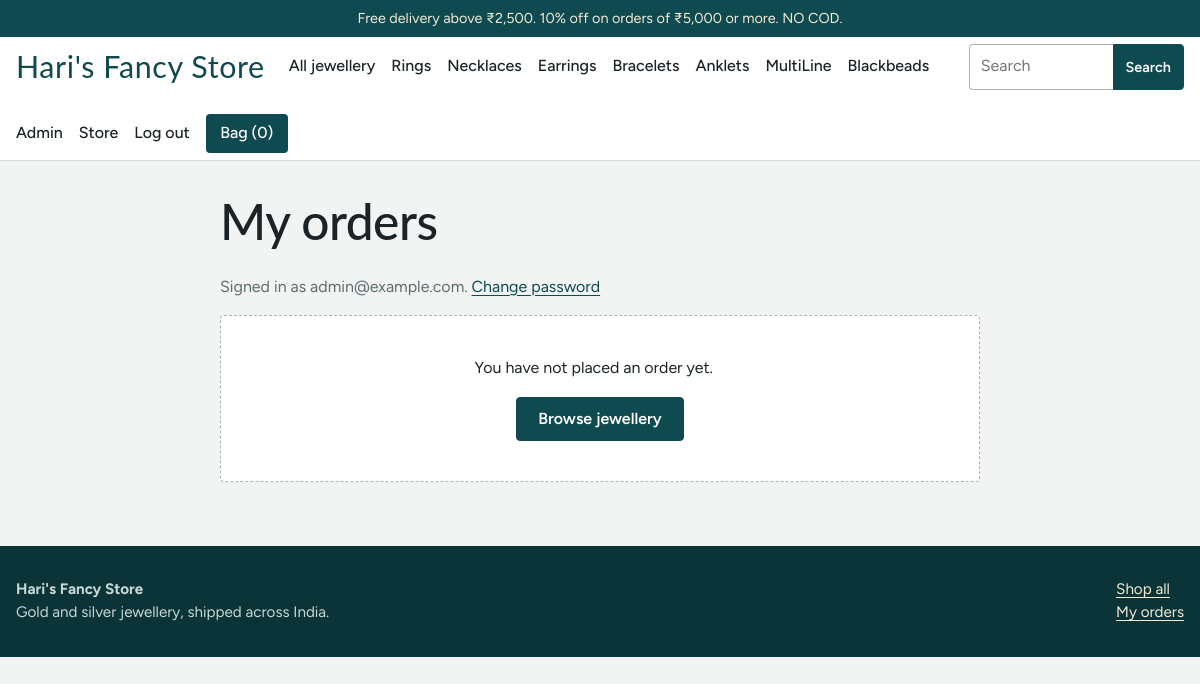
/account (signed in), run on the app's committed database.
### tables this page shows
CREATE TABLE categories (
  id INTEGER PRIMARY KEY AUTOINCREMENT,
  name TEXT NOT NULL UNIQUE,
  slug TEXT NOT NULL UNIQUE
);

CREATE TABLE users (
  id INTEGER PRIMARY KEY AUTOINCREMENT,
  name TEXT NOT NULL,
  email TEXT NOT NULL UNIQUE,
  password_hash TEXT NOT NULL,
  is_admin INTEGER NOT NULL DEFAULT 0,
  created_at TEXT NOT NULL DEFAULT CURRENT_TIMESTAMP
);

### app.py (the view)
@app.route("/account")
@login_required
def account():
    orders = get_db().execute(
        "SELECT * FROM orders WHERE user_id=? ORDER BY id DESC", (g.user["id"],)).fetchall()
    return render_template("account.html", orders=orders)

### app.py (called while the page is built)
def get_db():
    if "db" not in g:
        conn = sqlite3.connect(DB_PATH, isolation_level=None, timeout=15)
        conn.row_factory = sqlite3.Row
        conn.execute("PRAGMA foreign_keys = ON")
        conn.execute("PRAGMA journal_mode = WAL")
        g.db = conn
    return g.db

def inr(n):
    n = int(n or 0)
    s = str(abs(n))
    if len(s) > 3:
        head, tail = s[:-3], s[-3:]
        parts = []
        while len(head) > 2:
            parts.insert(0, head[-2:])
            head = head[:-2]
        if head:
            parts.insert(0, head)
        s = ",".join(parts + [tail])
    return ("-" if n < 0 else "") + "₹" + s

def offer_short(o):
    return f"{o['value']}% off" if o["kind"] == "percent" else f"{inr(o['value'])} off"

def offer_text(o):
    when = f"on orders of {inr(o['min_subtotal'])} or more" if o["min_subtotal"] else "on every order"
    cap = f" (up to {inr(o['max_discount'])})" if o["kind"] == "percent" and o["max_discount"] else ""
    return f"{offer_short(o)} {when}{cap}"

@app.before_request
def load_user():
    g.user = None
    uid = session.get("user_id")
    if uid:
        g.user = get_db().execute("SELECT * FROM users WHERE id=?", (uid,)).fetchone()
        if g.user is None:
            session.pop("user_id", None)

@app.before_request
def csrf_protect():
    if request.method == "POST":
        token = session.get("csrf")
        if not token or not secrets.compare_digest(token, request.form.get("csrf", "")):
            abort(400, "Your session expired. Go back, reload the page and try again.")

def csrf_token():
    if "csrf" not in session:
        session["csrf"] = secrets.token_hex(16)
    return session["csrf"]

@app.context_processor
def inject():
    bag = session.get("bag") or {}
    return {
        "store_name": STORE_NAME,
        "user": g.get("user"),
        "bag_count": sum(int(q) for q in bag.values()),
        "nav_categories": get_db().execute(
            "SELECT * FROM categories ORDER BY id").fetchall(),
        "top_offers": [offer_text(o) for o in get_db().execute(
            "SELECT * FROM offers WHERE active=1 AND code IS NULL "
            "AND (expires_on IS NULL OR expires_on >= ?) ORDER BY min_subtotal LIMIT 2",
            (date.today().isoformat(),))],
        "statuses": ORDER_STATUSES,
        "free_ship": FREE_SHIPPING_ABOVE,
        "ship_fee": SHIPPING_FEE,
        "pay_labels": PAYMENT_LABELS,
    }

### templates/account.html (shortened to what this page needs)
{% extends "base.html" %}
{% block content %}
<div class="mid page-pad">
  <h1>My orders</h1>
  <p class="muted">Signed in as {{ user.email }}. <a href="{{ url_for('change_password') }}">Change password</a></p>
  {% if orders %}
  <div class="tablewrap"><table>
    <thead><tr><th>Order</th><th>Date</th><th>Status</th><th class="num">Total</th></tr></thead>
    <tbody>{% for o in orders %}
      <tr><td><a href="{{ url_for('order_view', oid=o.id) }}">{{ o.id|order_no }}</a></td><td>{{ o.created_at|date }}</td><td><span class="badge {{ o.status|lower }}">{{ o.status }}</span></td><td class="num">{{ o.total|inr }}</td></tr>
    {% endfor %}</tbody>
  </table></div>
  {% else %}
  <div class="empty"><p>You have not placed an order yet.</p><a class="btn" href="{{ url_for('shop') }}">Browse jewellery</a></div>
  {% endif %}
</div>
{% endblock %}

### templates/base.html (shortened to what this page needs)
<!doctype html>
<html lang="en">
<head>
<link rel="stylesheet" href="{{ url_for('static', filename='style.css') }}">
</head>
<body>
<div class="top">Free delivery above {{ free_ship|inr }}.{% for t in top_offers %} {{ t }}.{% endfor %} NO COD.</div>
<header class="site">
  <div class="wrap bar">
    <a class="logo" href="{{ url_for('home') }}">{{ store_name }}</a>
    <nav class="main" aria-label="Categories">
      <a href="{{ url_for('shop') }}">All jewellery</a>
      {% for c in nav_categories %}<a href="{{ url_for('shop', cat=c.slug) }}">{{ c.name }}</a>{% endfor %}
    </nav>
    <form class="search" action="{{ url_for('shop') }}" role="search">
      <input id="q" name="q" type="search" placeholder="Search" value="{{ request.args.get('q','') }}">
      <button class="btn small" type="submit">Search</button>
    </form>
    <div class="acct">
      {% if user %}
        {% if user.is_admin %}<a href="{{ url_for('admin_dashboard') }}">Admin</a>{% endif %}
        <a href="{{ url_for('account') }}">{{ user.name.split()[0] }}</a>
        <form method="post" action="{{ url_for('logout') }}"><input type="hidden" name="csrf" value="{{ csrf_token() }}"><button class="link" type="submit">Log out</button></form>
      {% else %}
        <a href="{{ url_for('login') }}">Log in</a>
      {% endif %}
      <a class="bagbtn" href="{{ url_for('bag') }}">Bag ({{ bag_count }})</a>
    </div>
  </div>
</header>
<main>
  {% block content %}{% endblock %}
</main>
<footer class="site">
  <div class="wrap">
    <div><strong>{{ store_name }}</strong><br>Gold and silver jewellery, shipped across India.</div>
    <div><a href="{{ url_for('shop') }}">Shop all</a><br><a href="{{ url_for('account') }}">My orders</a></div>
  </div>
</footer>
</body>
</html>

### static/style.css (style rules this page uses)
:root { --pearl: #F1F4F3; --paper: #FFFFFF; --ink: #1B2326; --muted: #5F6D70; --line: #D5DCDB; --teal: #0E4A4F; --teal-deep: #0A3438; --gold: #B5832A; --gold-soft: #E8D3A4; --ruby: #9B1C3A; --ok: #2F6B45; --radius: 4px; --display: "Nunito Sans", "Lato", Georgia, serif; --body: "Figtree", system-ui, -apple-system, "Segoe UI", sans-serif; }
* { box-sizing: border-box; }
html { -webkit-text-size-adjust: 100%; }
body { margin: 0; background: var(--pearl); color: var(--ink); font: 400 16px/1.55 var(--body); }
a { color: var(--teal); text-underline-offset: 3px; }
h1, h2, h3 { font-family: var(--display); font-weight: 500; line-height: 1.15; margin: 0 0 .5em; letter-spacing: -.01em; }
h1 { font-size: clamp(2rem, 4.5vw, 3.1rem); }
p { margin: 0 0 1em; max-width: 68ch; }
.muted { color: var(--muted); }
.wrap { width: min(1180px, 100% - 2rem); margin-inline: auto; }
.mid { width: min(760px, 100% - 2rem); margin-inline: auto; }
.top { background: var(--teal); color: #F4EBD6; font-size: .9rem; text-align: center; padding: .45rem 1rem; }
header.site { background: var(--paper); border-bottom: 1px solid var(--line); position: sticky; top: 0; z-index: 20; }
.bar { display: flex; align-items: center; gap: 1.5rem; min-height: 68px; flex-wrap: wrap; padding-block: .4rem; }
.logo { font-family: var(--display); font-size: 1.9rem; color: var(--teal); text-decoration: none; letter-spacing: .02em; }
nav.main { display: flex; gap: 1rem; flex-wrap: wrap; }
nav.main a, .acct a, .acct button.link { color: var(--ink); text-decoration: none; font-weight: 500; }
.search { margin-left: auto; display: flex; }
.search input { width: 9rem; border-radius: var(--radius) 0 0 var(--radius); border-right: 0; }
.search button { border-radius: 0 var(--radius) var(--radius) 0; padding-inline: .9rem; }
.acct { display: flex; gap: 1rem; align-items: center; }
.bagbtn { background: var(--teal); color: #fff !important; padding: .45rem .9rem; border-radius: var(--radius); }
button.link { background: none; border: 0; padding: 0; font: inherit; cursor: pointer; color: var(--ink); }
input, select, textarea { font: inherit; color: var(--ink); background: var(--paper); border: 1px solid #A8B4B3; border-radius: var(--radius); padding: .6rem .7rem; width: 100%; }
.btn { display: inline-block; background: var(--teal); color: #fff; border: 1px solid var(--teal); border-radius: var(--radius); padding: .7rem 1.3rem; font: 600 1rem var(--body); cursor: pointer; text-decoration: none; text-align: center; }
.btn.small { padding: .35rem .75rem; font-size: .9rem; }
.empty { background: var(--paper); border: 1px dashed #A8B4B3; padding: 2.5rem 1.5rem; text-align: center; border-radius: var(--radius); }
footer.site { background: var(--teal-deep); color: #C9D8D6; margin-top: 3rem; padding-block: 2rem; font-size: .95rem; }
footer.site a { color: #F4EBD6; }
footer.site .wrap { display: flex; gap: 2rem; justify-content: space-between; flex-wrap: wrap; }
.page-pad { padding-block: 2rem 1rem; }

### data on the page
categories: name "Rings"
categories: name "Necklaces"
categories: name "Earrings"
categories: name "Bracelets"
categories: name "Anklets"
categories: name "MultiLine"
categories: name "Blackbeads"
users: name "Store", email "admin@example.com"

### other printed values
{{ free_ship|inr }} "₹2,500"
{{ t }} "10% off on orders of ₹5,000 or more"
{{ store_name }} "Hari's Fancy Store"
{{ bag_count }} "0"
